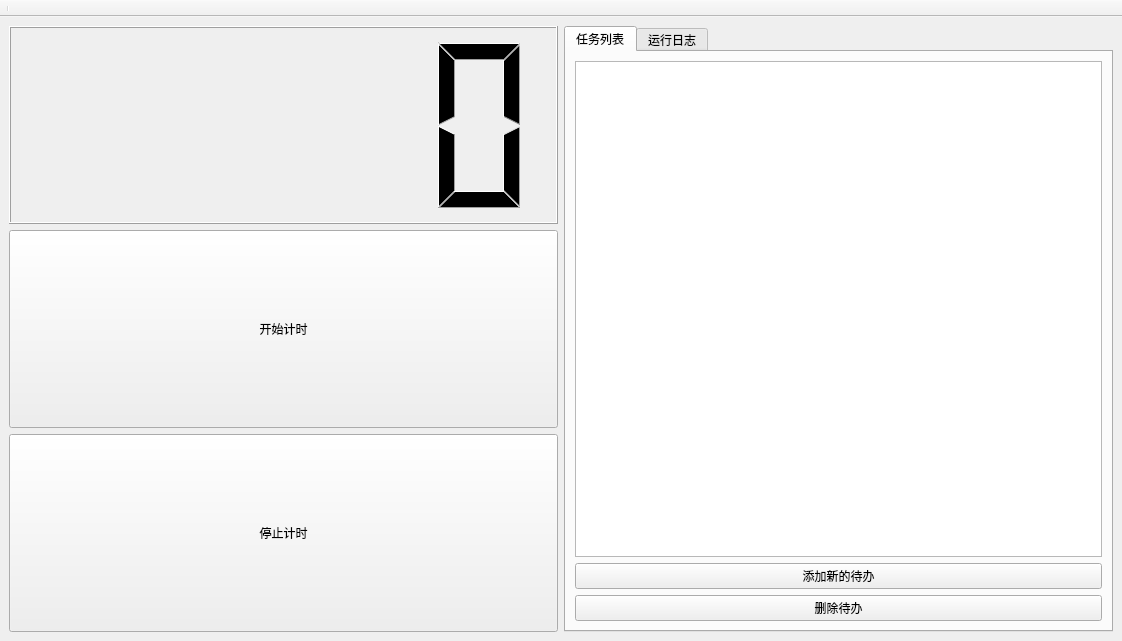
<?xml version="1.0" encoding="UTF-8"?>
<ui version="4.0">
 <class>InitTAWidget</class>
 <widget class="QMainWindow" name="InitTAWidget">
  <property name="geometry">
   <rect>
    <x>0</x>
    <y>0</y>
    <width>1122</width>
    <height>641</height>
   </rect>
  </property>
  <property name="windowTitle">
   <string>TimeArranger</string>
  </property>
  <widget class="QWidget" name="centralwidget">
   <layout class="QHBoxLayout" name="horizontalLayout">
    <item>
     <layout class="QVBoxLayout" name="verticalLayout">
      <item>
       <widget class="QLCDNumber" name="lcdNumber">
        <property name="sizePolicy">
         <sizepolicy hsizetype="Minimum" vsizetype="MinimumExpanding">
          <horstretch>0</horstretch>
          <verstretch>0</verstretch>
         </sizepolicy>
        </property>
        <property name="maximumSize">
         <size>
          <width>16777215</width>
          <height>1000</height>
         </size>
        </property>
       </widget>
      </item>
      <item>
       <layout class="QHBoxLayout" name="horizontalLayout_2"/>
      </item>
      <item>
       <widget class="QPushButton" name="btn_start_timing">
        <property name="sizePolicy">
         <sizepolicy hsizetype="Minimum" vsizetype="Expanding">
          <horstretch>0</horstretch>
          <verstretch>0</verstretch>
         </sizepolicy>
        </property>
        <property name="text">
         <string>开始计时</string>
        </property>
       </widget>
      </item>
      <item>
       <widget class="QPushButton" name="btn_stop_timing">
        <property name="sizePolicy">
         <sizepolicy hsizetype="Minimum" vsizetype="Expanding">
          <horstretch>0</horstretch>
          <verstretch>0</verstretch>
         </sizepolicy>
        </property>
        <property name="text">
         <string>停止计时</string>
        </property>
       </widget>
      </item>
     </layout>
    </item>
    <item>
     <widget class="QTabWidget" name="tabWidget">
      <property name="sizePolicy">
       <sizepolicy hsizetype="Minimum" vsizetype="Expanding">
        <horstretch>0</horstretch>
        <verstretch>0</verstretch>
       </sizepolicy>
      </property>
      <property name="currentIndex">
       <number>0</number>
      </property>
      <widget class="QWidget" name="tab">
       <attribute name="title">
        <string>任务列表</string>
       </attribute>
       <layout class="QVBoxLayout" name="verticalLayout_2">
        <item>
         <widget class="QListView" name="listView"/>
        </item>
        <item>
         <widget class="QPushButton" name="btn_new_task">
          <property name="text">
           <string>添加新的待办</string>
          </property>
         </widget>
        </item>
        <item>
         <widget class="QPushButton" name="btn_rm_task">
          <property name="text">
           <string>删除待办</string>
          </property>
         </widget>
        </item>
       </layout>
      </widget>
      <widget class="QWidget" name="tab_2">
       <attribute name="title">
        <string>运行日志</string>
       </attribute>
       <layout class="QVBoxLayout" name="verticalLayout_3">
        <item>
         <widget class="QListWidget" name="listWidget_log"/>
        </item>
       </layout>
      </widget>
     </widget>
    </item>
   </layout>
  </widget>
  <widget class="QToolBar" name="toolBar">
   <property name="windowTitle">
    <string>toolBar</string>
   </property>
   <property name="movable">
    <bool>false</bool>
   </property>
   <attribute name="toolBarArea">
    <enum>TopToolBarArea</enum>
   </attribute>
   <attribute name="toolBarBreak">
    <bool>false</bool>
   </attribute>
   <addaction name="separator"/>
  </widget>
  <action name="action_config">
   <property name="text">
    <string>配置</string>
   </property>
   <property name="toolTip">
    <string>软件常规设置</string>
   </property>
  </action>
  <action name="action_statistics">
   <property name="text">
    <string>统计数据</string>
   </property>
   <property name="toolTip">
    <string>可视化电脑使用时长统计</string>
   </property>
  </action>
 </widget>
 <resources>
  <include location="../resources.qrc"/>
 </resources>
 <connections/>
</ui>
